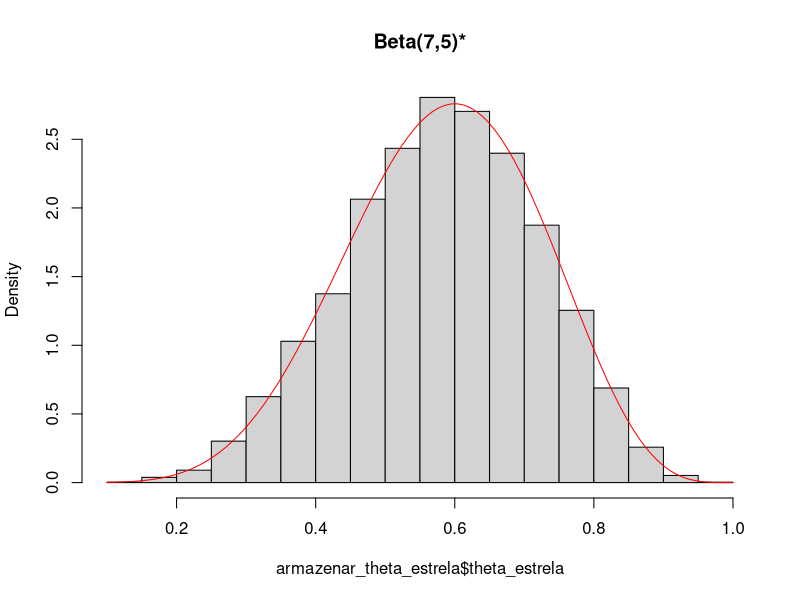
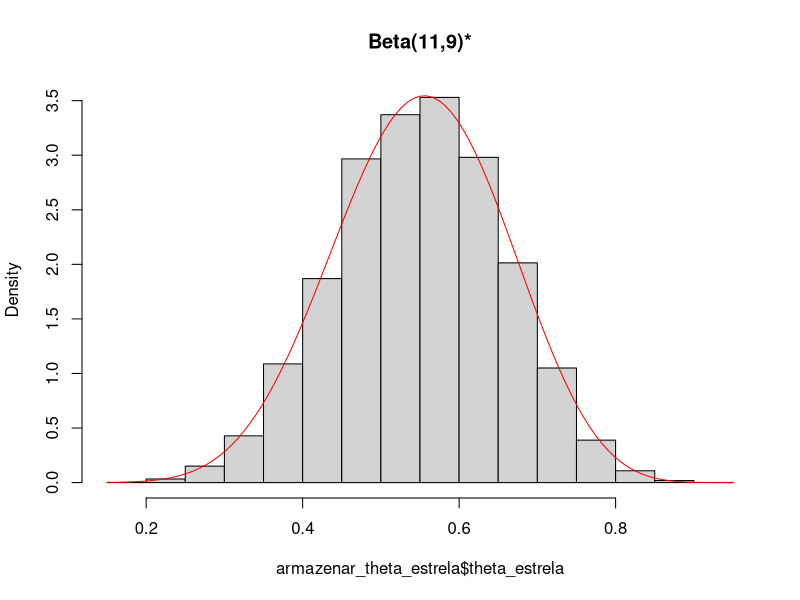
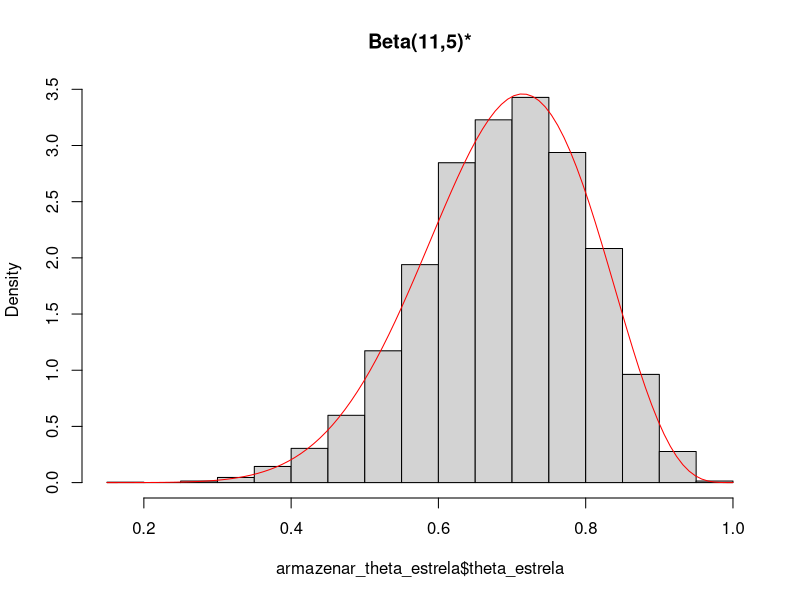
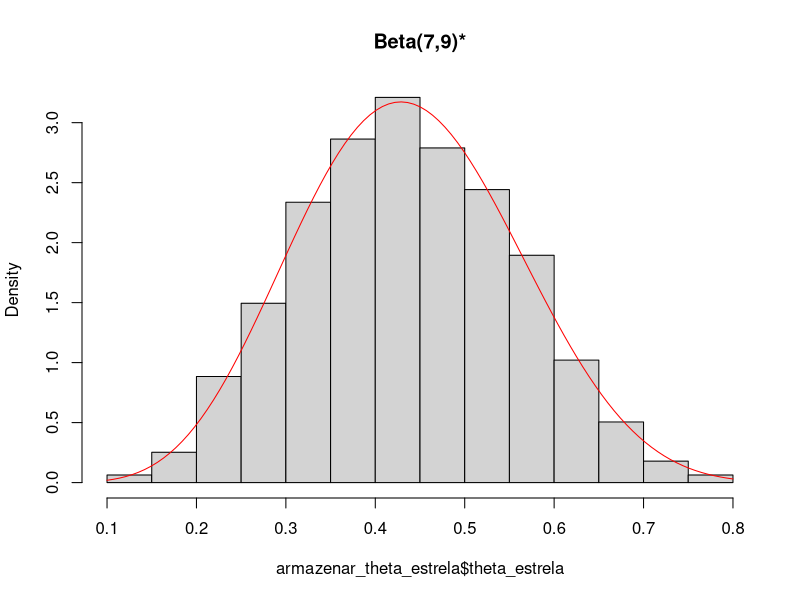
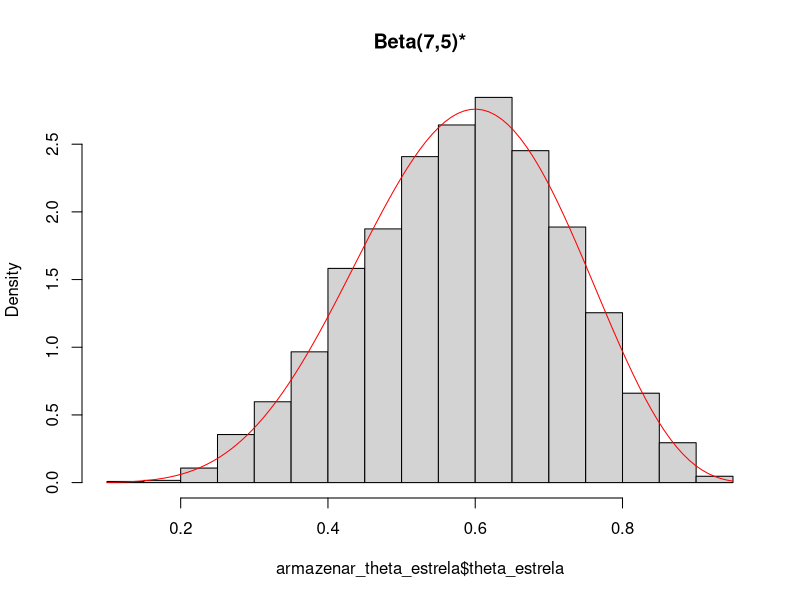
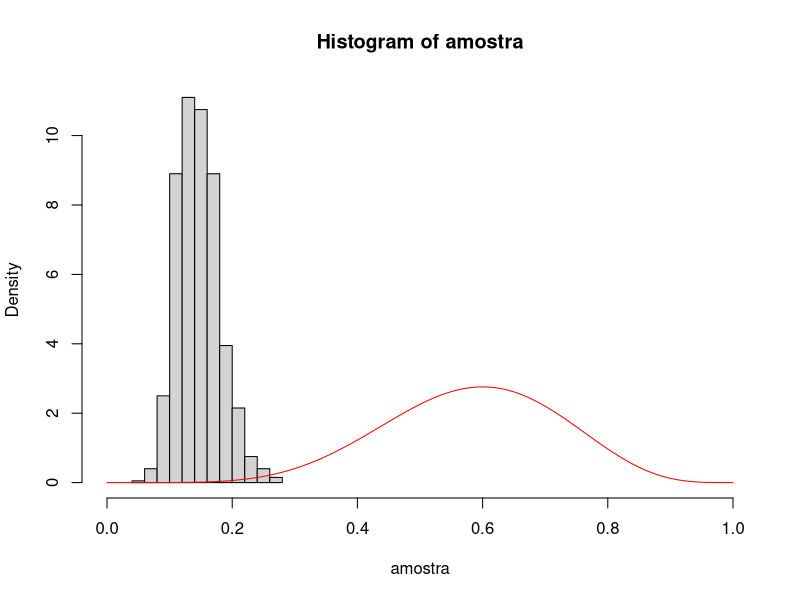
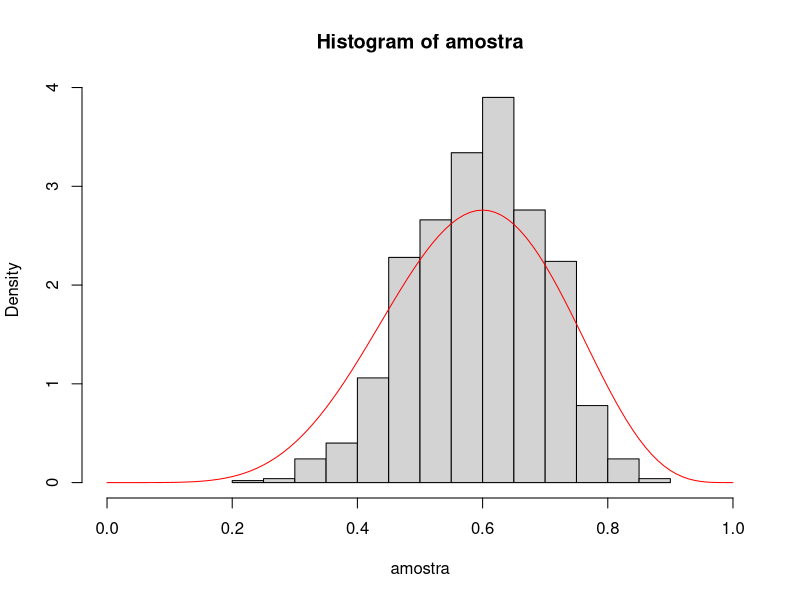
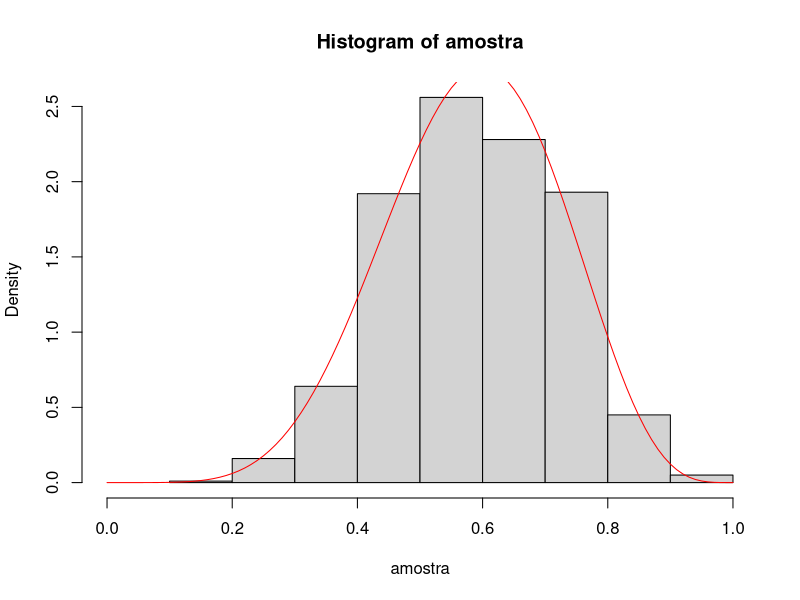

Reproduce these figures in R, in order.
## ---- chunk 1
knitr::opts_chunk$set(echo = TRUE)
require(data.table)

## ---- chunk 2
n <- 10
theta <- 0.5
set.seed(1118)
bernoulli <- rbinom(n, size = 1, prob = 0.5)
soma_n <- sum(bernoulli)
## ---- chunk 3
# Beta(1,1) ---------------------------------------------------------------
alpha <- 1
beta <- 1

##função de verossimilhança ----------------------------------------------
f_x_dado_theta <- (theta^(soma_n))*(1 - theta)^(n - soma_n)

##distribuição a priori --------------------------------------------------
pi_theta <- (theta^(alpha + soma_n -1))*((1 - theta)^(beta + soma_n - 1))


##distribuição preditiva a priori ---------------------------------------
f_x <- ((gamma(alpha + beta))/(gamma(alpha))*(gamma(beta)))*((gamma(alpha + soma_n))*(gamma(beta + n - soma_n)))/(gamma(alpha + beta + n))


##distribuição a posteriori para theta -----------------------------------
f_theta_dado_x <- (f_x_dado_theta*pi_theta)/f_x
alpha + soma_n ; beta + n - soma_n#será uma beta(7,5)


# #METODO DE REJEIÇÃO -----------------------------------------------------
pi_theta#a priori
g_theta <- pi_theta#g_heta é a distribuição de referência
pi_theta_dado_x <- (theta^(alpha + soma_n - 1))*((1 - theta)^(beta + n - soma_n - 1))
theta_max_veross <- soma_n/n
f_x_dado_theta_max_veross <- (theta_max_veross^(soma_n))*(1 - theta_max_veross)^(n - soma_n)

M <- f_x_dado_theta_max_veross
#1 gerando theta* , da funç]ao g_theta que é igual a pi_theta
theta_estrela <- rbeta(n = 20000, 1, 1)
#2 gerando uma uniforme(0,1)
u <- runif(20000, 0, 1)
#3 se u <= f(theta)/M*g(theta_estrela)
M #estimador de maxima verossimilhança
f_x_dado_theta_estrela <- (theta_estrela^(soma_n))*(1 - theta_estrela)^(n - soma_n)#estimador de verossimilhança pra distribuição escolhida
armazenar_theta_estrela <- u <= (f_x_dado_theta_estrela/f_x_dado_theta_max_veross)#valor gerado de pi_theta_dado_x que foi aceito)

armazenar_theta_estrela <- ifelse(((u <= f_x_dado_theta_estrela/f_x_dado_theta_max_veross)), 1, 0)
armazenar_theta_estrela <- cbind(theta_estrela, armazenar_theta_estrela)
armazenar_theta_estrela <- as.data.table(armazenar_theta_estrela)
armazenar_theta_estrela <- armazenar_theta_estrela[armazenar_theta_estrela == 1]
                                 
dist_beta <- rbeta(20000, 7, 5)#distribuição a priori

par(mfrow = c(1,1))
hist(armazenar_theta_estrela$theta_estrela, main = "Beta(7,5)*", probability = T)#distribuição a posteriori
curve(dbeta(x, 7, 5), add = T, col = "red")
##probabilidade de aceitação ---------------------------------------------
nrow(armazenar_theta_estrela)/20000#0.36205
## ---- chunk 4
# Beta(5,5) ---------------------------------------------------------------
alpha <- 5
beta <- 5

##função de verossimilhança ----------------------------------------------
f_x_dado_theta <- (theta^(soma_n))*(1 - theta)^(n - soma_n)

##distribuição preditiva a priori ---------------------------------------
f_x <- ((gamma(alpha + beta))/(gamma(alpha))*(gamma(beta)))*((gamma(alpha + soma_n))*(gamma(beta + n - soma_n)))/(gamma(alpha + beta + n))


##distribuição a posteriori para theta -----------------------------------
f_theta_dado_x <- (f_x_dado_theta*pi_theta)/f_x
alpha + soma_n ; beta + n - soma_n#será uma beta(11,9)

dist_beta <- rbeta(10000, 11, 9)#olhar se é igual a distribuição a posteriori

# #METODO DE REJEIÇÃO -----------------------------------------------------
pi_theta#a priori
g_theta <- pi_theta#g_heta é a distribuição de referência
pi_theta_dado_x <- (theta^(alpha + soma_n - 1))*((1 - theta)^(beta + n - soma_n - 1))
theta_max_veross <- soma_n/n
f_x_dado_theta_max_veross <- (theta_max_veross^(soma_n))*(1 - theta_max_veross)^(n - soma_n)

M <- f_x_dado_theta_max_veross
#1 gerando theta* , da funç]ao g_theta que é igual a pi_theta
theta_estrela <- rbeta(n = 20000, 5, 5)
#2 gerando uma uniforme(0,1)
u <- runif(20000, 0, 1)
#3 se u <= f(theta)/M*g(theta_estrela)
M #estimador de maxima verossimilhança
f_x_dado_theta_estrela <- (theta_estrela^(soma_n))*(1 - theta_estrela)^(n - soma_n)#estimador de verossimilhança pra distribuição escolhida
armazenar_theta_estrela <- u <= (f_x_dado_theta_estrela/f_x_dado_theta_max_veross)#valor gerado de pi_theta_dado_x que foi aceito)

armazenar_theta_estrela <- ifelse(((u <= f_x_dado_theta_estrela/f_x_dado_theta_max_veross)), 1, 0)
armazenar_theta_estrela <- cbind(theta_estrela, armazenar_theta_estrela)
armazenar_theta_estrela <- as.data.table(armazenar_theta_estrela)
armazenar_theta_estrela <- armazenar_theta_estrela[armazenar_theta_estrela == 1]

hist(armazenar_theta_estrela$theta_estrela, main = "Beta(11,9)*", probability = T)#distribuição a posteriori
curve(dbeta(x,11, 9), add = T, col = "red")
##probabilidade de aceitação ---------------------------------------------
nrow(armazenar_theta_estrela)/20000#0.6337

## ---- chunk 5
# Beta(5,1) ---------------------------------------------------------------
alpha <- 5
beta <- 1

##função de verossimilhança ----------------------------------------------
f_x_dado_theta <- (theta^(soma_n))*(1 - theta)^(n - soma_n)

##distribuição a priori --------------------------------------------------
pi_theta <- (theta^(alpha + soma_n -1))*((1 - theta)^(beta + soma_n - 1))


##distribuição preditiva a priori ---------------------------------------
f_x <- ((gamma(alpha + beta))/(gamma(alpha))*(gamma(beta)))*((gamma(alpha + soma_n))*(gamma(beta + n - soma_n)))/(gamma(alpha + beta + n))


##distribuição a posteriori para theta -----------------------------------
f_theta_dado_x <- (f_x_dado_theta*pi_theta)/f_x
alpha + soma_n ; beta + n - soma_n#será uma beta(11,5)

dist_beta <- rbeta(10000, 11, 5)#olhar se é igual a distribuição a posteriori

# #METODO DE REJEIÇÃO -----------------------------------------------------
pi_theta#a priori
g_theta <- pi_theta#g_heta é a distribuição de referência
pi_theta_dado_x <- (theta^(alpha + soma_n - 1))*((1 - theta)^(beta + n - soma_n - 1))
theta_max_veross <- soma_n/n
f_x_dado_theta_max_veross <- (theta_max_veross^(soma_n))*(1 - theta_max_veross)^(n - soma_n)

M <- f_x_dado_theta_max_veross
#1 gerando theta* , da funç]ao g_theta que é igual a pi_theta
theta_estrela <- rbeta(n = 20000, 5, 1)
#2 gerando uma uniforme(0,1)
u <- runif(20000, 0, 1)
#3 se u <= f(theta)/M*g(theta_estrela)
M #estimador de maxima verossimilhança
f_x_dado_theta_estrela <- (theta_estrela^(soma_n))*(1 - theta_estrela)^(n - soma_n)#estimador de verossimilhança pra distribuição escolhida
armazenar_theta_estrela <- u <= (f_x_dado_theta_estrela/f_x_dado_theta_max_veross)#valor gerado de pi_theta_dado_x que foi aceito)

armazenar_theta_estrela <- ifelse(((u <= f_x_dado_theta_estrela/f_x_dado_theta_max_veross)), 1, 0)
armazenar_theta_estrela <- cbind(theta_estrela, armazenar_theta_estrela)
armazenar_theta_estrela <- as.data.table(armazenar_theta_estrela)
armazenar_theta_estrela <- armazenar_theta_estrela[armazenar_theta_estrela == 1]

hist(armazenar_theta_estrela$theta_estrela, main = "Beta(11,5)*", probability = T)#distribuição a posteriori
curve(dbeta(x, 11, 5), add = T, col = "red")
##probabilidade de aceitação ---------------------------------------------
nrow(armazenar_theta_estrela)/20000#0.2807

## ---- chunk 6
# Beta(1,5) ---------------------------------------------------------------
alpha <- 1
beta <- 5

##função de verossimilhança ----------------------------------------------
f_x_dado_theta <- (theta^(soma_n))*(1 - theta)^(n - soma_n)

##distribuição a priori --------------------------------------------------
pi_theta <- (theta^(alpha + soma_n -1))*((1 - theta)^(beta + soma_n - 1))


##distribuição preditiva a priori ---------------------------------------
f_x <- ((gamma(alpha + beta))/(gamma(alpha))*(gamma(beta)))*((gamma(alpha + soma_n))*(gamma(beta + n - soma_n)))/(gamma(alpha + beta + n))


##distribuição a posteriori para theta -----------------------------------
f_theta_dado_x <- (f_x_dado_theta*pi_theta)/f_x
alpha + soma_n ; beta + n - soma_n#será uma beta(7,9)

dist_beta <- rbeta(10000, 7, 9)#olhar se é igual a distribuição a posteriori

# #METODO DE REJEIÇÃO -----------------------------------------------------
pi_theta#a priori
g_theta <- pi_theta#g_heta é a distribuição de referência
pi_theta_dado_x <- (theta^(alpha + soma_n - 1))*((1 - theta)^(beta + n - soma_n - 1))
theta_max_veross <- soma_n/n
f_x_dado_theta_max_veross <- (theta_max_veross^(soma_n))*(1 - theta_max_veross)^(n - soma_n)

M <- f_x_dado_theta_max_veross
#1 gerando theta* , da funç]ao g_theta que é igual a pi_theta
theta_estrela <- rbeta(n = 20000, 1, 5)
#2 gerando uma uniforme(0,1)
u <- runif(20000, 0, 1)
#3 se u <= f(theta)/M*g(theta_estrela)
M #estimador de maxima verossimilhança
f_x_dado_theta_estrela <- (theta_estrela^(soma_n))*(1 - theta_estrela)^(n - soma_n)#estimador de verossimilhança pra distribuição escolhida
armazenar_theta_estrela <- u <= (f_x_dado_theta_estrela/f_x_dado_theta_max_veross)#valor gerado de pi_theta_dado_x que foi aceito)

armazenar_theta_estrela <- ifelse(((u <= f_x_dado_theta_estrela/f_x_dado_theta_max_veross)), 1, 0)
armazenar_theta_estrela <- cbind(theta_estrela, armazenar_theta_estrela)
armazenar_theta_estrela <- as.data.table(armazenar_theta_estrela)
armazenar_theta_estrela <- armazenar_theta_estrela[armazenar_theta_estrela == 1]

hist(armazenar_theta_estrela$theta_estrela, main = "Beta(7,9)*", probability = T)#distribuição a posteriori
curve(dbeta(x, 7, 9), add = T, col = "red")
##probabilidade de aceitação ---------------------------------------------
nrow(armazenar_theta_estrela)/20000#0.0926

## ---- chunk 7
# Beta(1,4) ---------------------------------------------------------------
alpha <- 1
beta <- 1

alpha2 <- 1
beta2 <- 4
##função de verossimilhança ----------------------------------------------
f_x_dado_theta <- (theta^(soma_n))*(1 - theta)^(n - soma_n)

##distribuição a priori --------------------------------------------------
pi_theta <- ((gamma(alpha + beta))/(gamma(alpha)*gamma(beta)))*((theta^(alpha - 1))*(1 - theta)^(beta - 1))


##distribuição de referência ---------------------------------------------
g_theta <- ((gamma(alpha2 + beta2))/(gamma(alpha2)*gamma(beta2)))*((theta^(alpha2 - 1))*(1 - theta)^(beta2 - 1))

##distribuição a posteriori ----------------------------------------------
f_theta_dado_x <- c(alpha + soma_n, beta + n - soma_n)

## encontrando theta que maximiza nosso M --------------------------------
max <- ((theta^(soma_n + alpha - 1))*((1 - theta)^(n + beta - soma_n - 1))/((theta^(alpha2 - 1))*(1 - theta)^(beta2 - 1)))
theta_estrela <- max
M <- (((gamma(alpha + beta))/(gamma(alpha))*(gamma(beta)))*((theta_estrela^(soma_n))*((1 - theta_estrela)^(n - soma_n)))*((theta_estrela)^(alpha - 1))*((1 - theta_estrela)^(beta - 1)))/((((gamma(alpha2 + beta2))/(gamma(alpha2))*(gamma(beta2)))*((theta_estrela^(alpha2 - 1))*((1 - theta_estrela)^(beta2 - 1)))))

##METODO DE REJEIÇÃO -----------------------------------------------------
# 1 condição de existencia de M -------------------------------------------
stopifnot(beta + alpha + n > alpha2 + beta2)
# 2 condição de existencia de M -------------------------------------------
stopifnot(alpha + soma_n > alpha2 & beta + n - soma_n > beta2)

pi_theta #a priori
g_theta #g_heta é a distribuição de referência
pi_theta_dado_x <- (theta^(alpha + soma_n - 1))*((1 - theta)^(beta + n - soma_n - 1))
theta_max_veross <- soma_n/n
f_x_dado_theta_max_veross <- (theta_max_veross^(soma_n))*(1 - theta_max_veross)^(n - soma_n)

M <- (((gamma(alpha2)*gamma(beta2)*gamma(alpha+beta))/(gamma(alpha2 + beta2)*gamma(alpha)*gamma(beta)))*((alpha + soma_n - alpha2)/(beta + n - beta2 + alpha - alpha2))^(alpha + soma_n - alpha2))*(1 - (alpha + soma_n - alpha2)/(beta + n - beta2 + alpha - alpha2))^(beta + n - soma_n - beta2) 
#1 gerando theta* , da funç]ao g_theta que é igual a pi_theta
theta_estrela <- rbeta(n = 20000, 1, 1)
#2 gerando uma uniforme(0,1)
u <- runif(20000, 0, 1)
#3 se u <= f(theta)/M*g(theta_estrela)
M #...
f_x_dado_theta_estrela <- (theta_estrela^(soma_n))*(1 - theta_estrela)^(n - soma_n)#estimador de verossimilhança pra distribuição escolhida
armazenar_theta_estrela <- u <= ((f_x_dado_theta_estrela*pi_theta)/(M*f_x_dado_theta_max_veross))#valor gerado de pi_theta_dado_x que foi aceito)

armazenar_theta_estrela <- ifelse(((u <= f_x_dado_theta_estrela/f_x_dado_theta_max_veross)), 1, 0)
armazenar_theta_estrela <- cbind(theta_estrela, armazenar_theta_estrela)
armazenar_theta_estrela <- as.data.table(armazenar_theta_estrela)
armazenar_theta_estrela <- armazenar_theta_estrela[armazenar_theta_estrela == 1]

dist_beta <- rbeta(20000, 7, 5)#distribuição a priori

par(mfrow = c(1,1))
hist(armazenar_theta_estrela$theta_estrela, prob = T, main = "Beta(7,5)*")#distribuição a posteriori
curve(dbeta(x, 7, 5), add = T, col = "red")
##probabilidade de aceitação ---------------------------------------------
nrow(armazenar_theta_estrela)/20000#0.36205

## ---- chunk 8
#método SIR
## ---- chunk 9
#passo 3
## ---- chunk 10
#sample
## ---- chunk 11
n <- 10
set.seed(1118)
bernoulli <- rbinom(n, size = 1, prob = 0.5)
soma_n <- sum(bernoulli)
#priori
alpha <- 1
beta <- 1
#candidata (distribuição de importância)
alpha2 <- 10
beta2 <- 90
# 1 gerar amostra de tamanho J da função de importância g(theta) que nesse caso é uma uniforme(0,1)
set.seed(2745)
vetor_thetas <-rbeta(20000, 1, 1)
# 2 para cada theta_i, i = 1 até J, calcule wi e os pesos qi
w <- c()
for (i in vetor_thetas) {
  w = c(w,((((i^(soma_n))*(1 - i)^(n - soma_n))*(((gamma(alpha + beta))/(gamma(alpha)*gamma(beta)))*((i^(alpha - 1))*(1 - i)^(beta - 1))))/((gamma(alpha2 + beta2))/(gamma(alpha2)*gamma(beta2)))*((i^(alpha2 - 1))*(1 - i)^(beta2 - 1))))
}
q <- w/sum(w)
stopifnot(sum(q) >= 0.9999)#garantir que a soma das probabilidades resulte em 1
# 3 selecionar, de um vetor de amostras theta*, uma amostra com reposicao assumindo que a P(theta=thetai) = qi 
amostra <- sample(vetor_thetas, size = length(vetor_thetas)/20, replace = TRUE, prob = q)
hist(amostra, probability = T, xlim = c(0,1))
curve(dbeta(x, 7, 5), add = T, col = "red")
## ---- chunk 12
n <- 10
set.seed(1118)
bernoulli <- rbinom(n, size = 1, prob = 0.5)
soma_n <- sum(bernoulli)
#priori
alpha <- 1
beta <- 1
#candidata (distribuição de importância)
alpha2 <- 7
beta2 <- 5
# 1 gerar amostra de tamanho J da função de importância g(theta) que nesse caso é uma uniforme(0,1)
set.seed(2745)
vetor_thetas <-rbeta(20000, 1, 1)
# 2 para cada theta_i, i = 1 até J, calcule wi e os pesos qi
w <- c()
for (i in vetor_thetas) {
  w = c(w,((((i^(soma_n))*(1 - i)^(n - soma_n))*(((gamma(alpha + beta))/(gamma(alpha)*gamma(beta)))*((i^(alpha - 1))*(1 - i)^(beta - 1))))/((gamma(alpha2 + beta2))/(gamma(alpha2)*gamma(beta2)))*((i^(alpha2 - 1))*(1 - i)^(beta2 - 1))))
}
q <- w/sum(w)
stopifnot(sum(q) >= 0.9999)#garantir que a soma das probabilidades resulte em 1
# 3 selecionar, de um vetor de amostras theta*, uma amostra com reposicao assumindo que a P(theta=thetai) = qi 
amostra <- sample(vetor_thetas, size = length(vetor_thetas)/20, replace = TRUE, prob = q)
hist(amostra, probability = T, xlim = c(0,1))
curve(dbeta(x, 7, 5), add = T, col = "red")
## ---- chunk 13
n <- 10
set.seed(1118)
bernoulli <- rbinom(n, size = 1, prob = 0.5)
soma_n <- sum(bernoulli)
#priori
alpha <- 1
beta <- 1
#candidata (distribuição de importância)
alpha2 <- 1
beta2 <- 1
# 1 gerar amostra de tamanho J da função de importância g(theta) que nesse caso é uma uniforme(0,1)
set.seed(2745)
vetor_thetas <-rbeta(20000, 1, 1)
# 2 para cada theta_i, i = 1 até J, calcule wi e os pesos qi
w <- c()
for (i in vetor_thetas) {
  w = c(w,((((i^(soma_n))*(1 - i)^(n - soma_n))*(((gamma(alpha + beta))/(gamma(alpha)*gamma(beta)))*((i^(alpha - 1))*(1 - i)^(beta - 1))))/((gamma(alpha2 + beta2))/(gamma(alpha2)*gamma(beta2)))*((i^(alpha2 - 1))*(1 - i)^(beta2 - 1))))
}
q <- w/sum(w)
stopifnot(sum(q) >= 0.9999)#garantir que a soma das probabilidades resulte em 1
# 3 selecionar, de um vetor de amostras theta*, uma amostra com reposicao assumindo que a P(theta=thetai) = qi 
amostra <- sample(vetor_thetas, size = length(vetor_thetas)/20, replace = TRUE, prob = q)
hist(amostra, probability = T, xlim = c(0,1))
curve(dbeta(x, 7, 5), add = T, col = "red")
